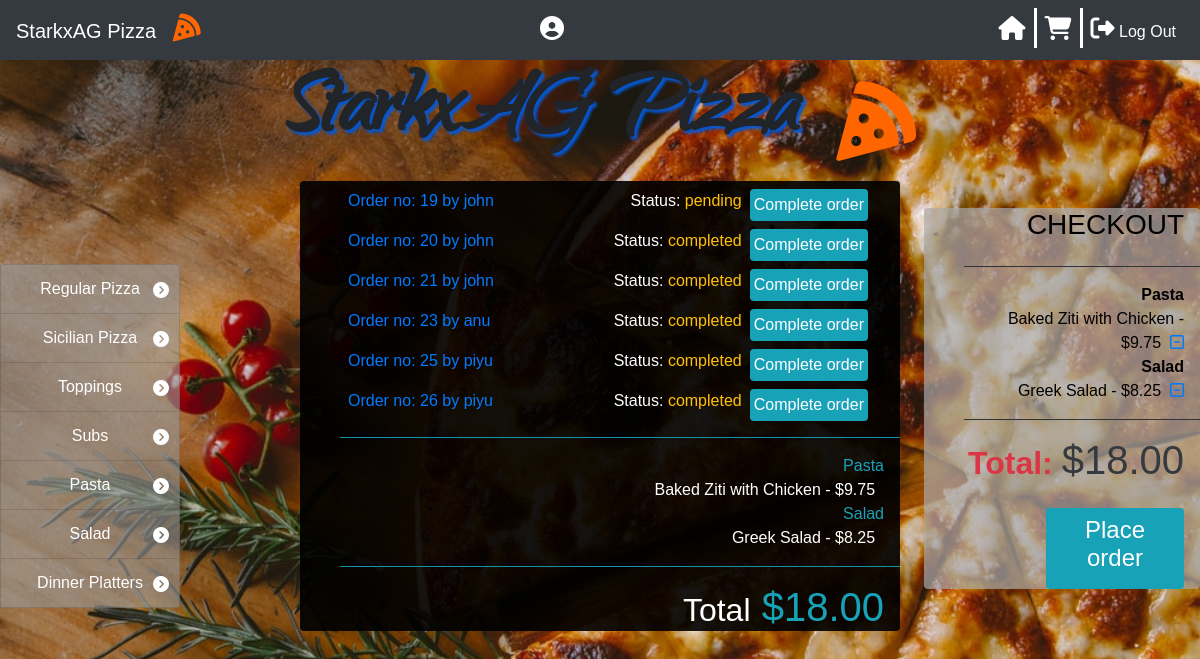
The app's page /orders_manager/piyu/25 with its own data.
### orders/models.py (models this page shows, shortened)
class Category(models.Model):
    name=models.CharField(max_length=64)
    def __str__(self):
        return f"{self.name}"

class User_order(models.Model):
    user=models.ForeignKey(User,on_delete=models.CASCADE)
    order_number=models.IntegerField()
    topping_allowance=models.IntegerField(default=0)
    status=models.CharField(max_length=64,default='initiated')

class Order2(models.Model):
    user=models.ForeignKey(User,on_delete=models.CASCADE)
    number=models.IntegerField()
    category=models.CharField(max_length=64,null=True)
    name=models.CharField(max_length=64)
    price=models.DecimalField(max_digits=4,decimal_places=2)
    def __str__(self):
        return f"{self.name} - ${self.price} "

### orders/views.py (the view)
# urls.py: path("orders_manager/<str:user>/<str:order_number>", views.orders_manager, name="orders_manager"),
def orders_manager(request,user,order_number):
    user=User.objects.get(username=user)
    context = {
        "Checkout":Order2.objects.filter(user=user,number=order_number),
        "Checkout_category":Order2.objects.filter(user=user,number=order_number).values_list('category').distinct(),
        "Total":list(Order2.objects.filter(user=user,number=order_number).aggregate(Sum('price')).values())[0],
        "user":request.user,
        "Category": Category.objects.all(),
        "Order_number":order_number,
        "All_orders":User_order.objects.exclude(status='initiated')
    }
    return render(request,"orders_manager.html",context)

### orders/templates/orders_manager.html (shortened to what this page needs)
{% extends 'layout.html' %}
{% block body %}
<div class=' text-left pr-3'>
            <ul >
                {% for row in All_orders%}
                <li class='p-2' >
                    <a href="{% url 'orders_manager' row.user row.order_number  %}"><span>Order no: {{row.order_number}} by {{row.user}}</span></a>
                    <a href="{% url 'complete_order' row.user row.order_number  %}"><span class='float-right mx-2 p-1 bg-info rounded text-white'>Complete order</span></a>
                    <span class='float-right'>Status: <span class='text-warning'>{{row.status}}</span></span>
                </li>
                {% endfor %}
            </ul>
        </div>
        <ul>
            <hr class='bg-info'>
            {% for check_cat in Checkout_category %}
                <li class='text-info text-right pr-3'>{{check_cat|cut:"("|cut:")"|cut:","|cut:"'"}}</li>
                {% for row in Checkout %}
                {% if row.category == check_cat|cut:"("|cut:")"|cut:","|cut:"'"  %}
                <li class='pr-3 text-right'>{{row}}&nbsp;</li>
                {% endif %}
                {% endfor %}
            {% endfor %}
            <hr class='bg-info'>
            <li class='text-info text-right pr-3 '><h1><small class='text-white'>Total</small> ${{Total|floatformat:2}}</h1></li>
        </ul>
{% endblock %}

### orders/templates/layout.html (shortened to what this page needs)
<!DOCTYPE html>
<html style="height:100%">
<head>
    {% load static %}
    <link rel="stylesheet" href="https://stackpath.bootstrapcdn.com/bootstrap/4.5.0/css/bootstrap.min.css">
    <link rel="stylesheet" type="text/css" href="{% static 'styles.css' %}">
    <link rel="stylesheet" href="https://cdnjs.cloudflare.com/ajax/libs/font-awesome/4.7.0/css/font-awesome.min.css">
</head>
<body>
    {% if Category %}
    <nav class="navbar navbar-expand-sm bg-dark navbar-dark fixed-top">
        <a class="navbar-brand" href="/">StarkxAG Pizza &nbsp;
            <i class='fas fa-pizza-slice' style='font-size:28px; color:#ff6600'></i>
        </a>
        <div style="position: absolute; left: 45%; color: white;">
            {% if not user.is_superuser %}
                <i class='fa fa-user-circle' style='font-size:24px; color: white;'>&nbsp;
            {% endif %}
            </i>
        </div>
        <div class="navbar-collapse collapse" id="navbarNavDropdown">
            <ul class="navbar-nav ml-auto">
                <li class="nav-item"><a class="nav-link" href="{% url 'index' %}"><i class="fa fa-home" style="font-size:24px; color: white;"></i></a></li><div class="vl"></div>
                    {% if user.is_superuser %}
                    <li class="nav-item"><a class="nav-link" href="{% url 'orders_manager' user Order_number %}"><i class='fas fa-clipboard-list' style='font-size:24px; color: white;'></i><span style="color: white;"> Order Manager</span></a></li><div class="vl"></div>
                    {% else %}
                    <li class="nav-item"><a class="nav-link" href="{% url 'my_orders' Order_number %}"><i class='fas fa-shopping-cart' style='font-size:24px; color: white;'></i></a></li><div class="vl"></div>
                    {% endif %}
                    <li class="nav-item"><a class="nav-link" href="{% url 'logout' %}"><i class='fas fa-sign-out-alt' style='font-size:24px; color: white;'></i><span style="color: white;"> Log Out</span></a></li>
                </ul>
            </div>
        </nav>
        {% endif %}
        <div class="midbox">
            <p id="logo" class="text-center font-weight-bold">StarkxAG Pizza &nbsp</p><i class='fas fa-pizza-slice' style='font-size:80px; color:#ff6600'></i>
        </div>
    {% if not user.is_superuser %}
        <div id='category' class="list-group text-center fixed-left">
            {% for category in Category %}
            <a href="{% url 'menu' category  %}" class="list-group-item list-group-item-action">{{category}}
                    <i class="fa fa-chevron-circle-right" style="position: absolute; right: 10px; padding-top: 5px;"></i>
            </a>
            {% endfor %}
        </div>
    {% endif %}
    <div id='center_box' class='w-50  mx-auto rounded '>
        {% block body%}
        {% endblock %}
    </div>
    {% if not user.is_superuser %}
        <div id='checkout' class='list-group text-right '>
            {% if Category %}
            <h3 class=' text-right pr-3'>CHECKOUT</h3>
            <ul >
                <hr class='bg-dark'>
                {% for check_cat in Checkout_category %}
                <li class='text-right pr-3'><b>{{check_cat|cut:"("|cut:")"|cut:","|cut:"'"}}</b></li>
                {% for row in Checkout %}
                {% if row.category == check_cat|cut:"("|cut:")"|cut:","|cut:"'"  %}
                <li class='pr-3'>{{row}}&nbsp;<a href="{% url 'delete' row.category row.name row.price %}"><i class="fa fa-minus-square-o"></i></a></li>
                {% endif %}
                {% endfor %}
                {% endfor %}
                <hr class='bg-dark'>
                <li class='text-dark text-right pr-3 '><h1><small class='text-danger'><b>Total: </b></small> ${{Total|floatformat:2}}</h1></li>
            </ul>
            <a id='place_order'  href="{% url 'my_orders' Order_number %}"><div  class='bg-info w-50 rounded p-2  ml-auto mr-3 text-center text-white '><h4>Place order</h4></div></a>
            {% endif %}
        </div>
    {% endif %}
</body>
</html>

### orders/static/styles.css (style rules this page uses)
body { font-family: 'Varela Round', sans-serif; background: url("/static/pizza_bg.jpg"); background-size: cover; background-attachment: fixed; }
.midbox { display: flex; justify-content: center; align-items: center; margin-top: 30px; }
.vl { border-left: 3px solid white; height: 40px; }
#category { position: fixed; top:33%; width:15%; }
#category a { color:white; background-color: rgba(152,152,152,0.6); }
#logo { padding:0px; font-family: webLogo ; font-size: 110px; text-shadow: 3px 3px 3px rgb(5, 87, 211); }
#logo a:link, #place_order:link, #confirm_order:link { color:rgb(28, 170, 253); }
#center_box,#username { background-color: rgba(0, 0, 0, 0.9); color: white; margin-top: -30px; }
#checkout { background-color: rgba(170,170,170,0.7); position: fixed; top:26%; right:0%; width:23%; height: auto + 10px; color: black; }
li { list-style-type: none; }

### records on screen
Category: name "Regular Pizza"
Category: name "Sicilian Pizza"
Category: name "Toppings"
Category: name "Subs"
Category: name "Pasta"
Category: name "Salad"
Category: name "Dinner Platters"
User_order: order_number "19", user "john", status "pending"
User_order: order_number "20", user "john", status "completed"
User_order: order_number "21", user "john", status "completed"
User_order: order_number "23", user "anu", status "completed"
User_order: order_number "25", user "piyu", status "completed"
User_order: order_number "26", user "piyu", status "completed"
Order2: name+price "Baked Ziti with Chicken - $9.75"
Order2: name+price "Greek Salad - $8.25"

### other values on screen
{{ check_cat|cut:"("|cut:")"|cut:","|cut:"'" }} "Pasta" "Salad"
{{ Total|floatformat:2 }} "18.00"
